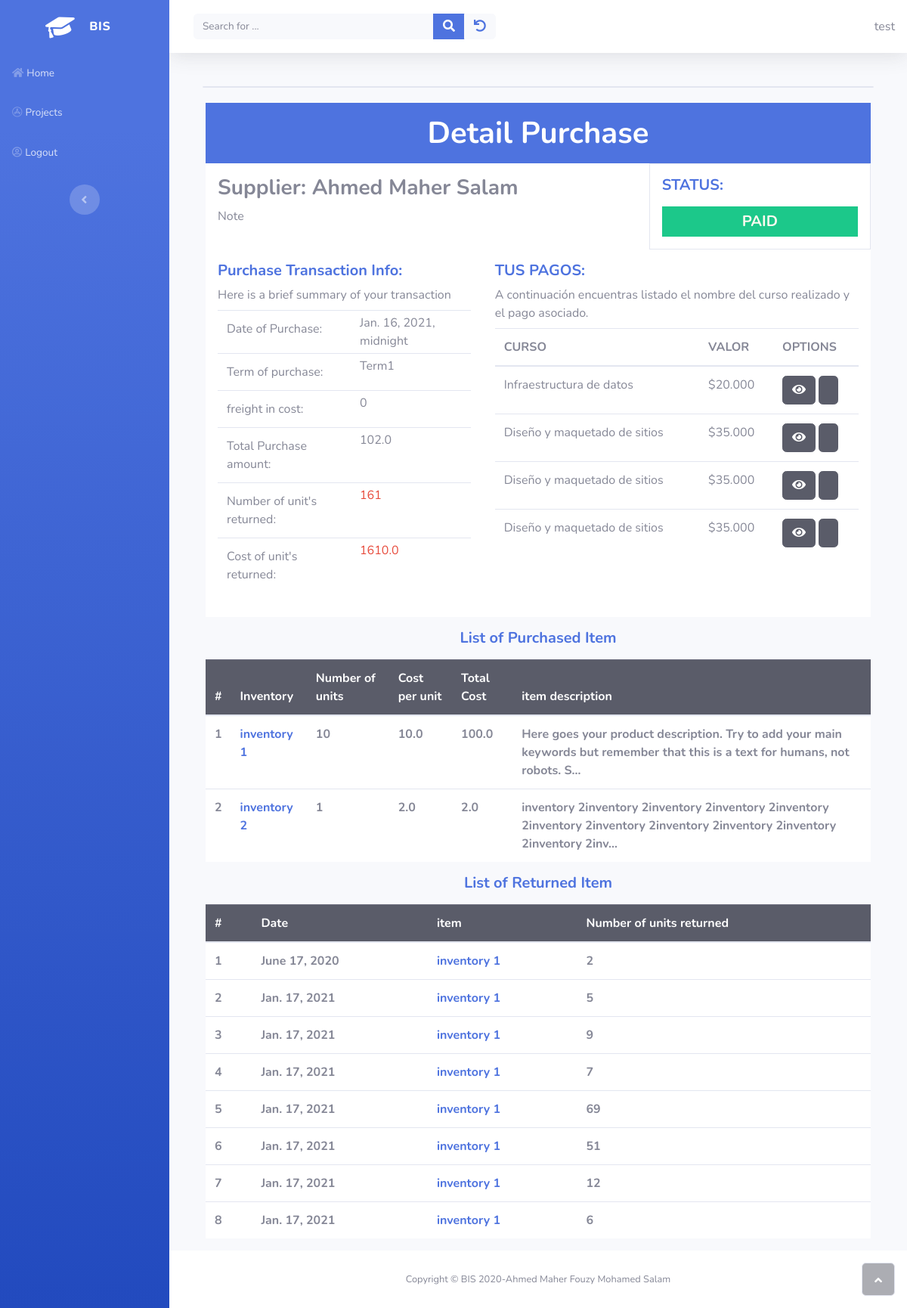
The page /inventory/detail_purchase/19 (signed in) on the database as committed earlier.
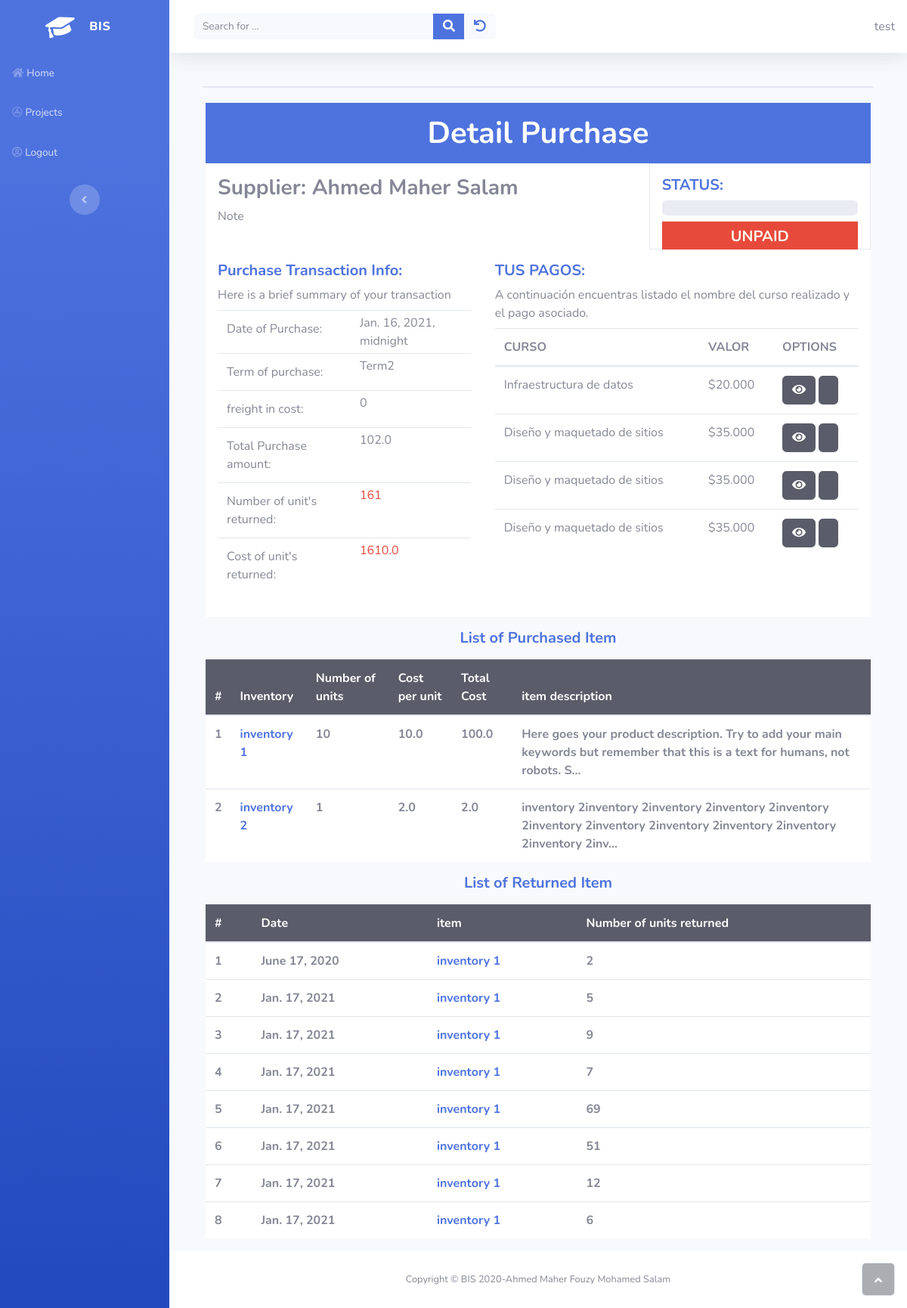
The same page on the database as committed later.
### inventory/models.py (models this page shows, shortened)
class PurchaseInventory(models.Model):
    owner = models.ForeignKey(get_user_model(), on_delete=models.CASCADE)
    num = models.IntegerField()
    purchase_date = models.DateTimeField()
    due_date = models.DateField(
        help_text="optional if you want to specify it by yourself",
        null = True ,
        blank = True,
    )
    supplier = models.ForeignKey(Supplier, on_delete=models.CASCADE)
    term = models.ForeignKey(PaymentSalesTerm, on_delete=models.CASCADE)
    frieght_in = models.FloatField(default=0)
    objects = models.Manager() # the default_managers
    purchases = PurchaseManager()
    def check_status(self):
        if self.term.terms == 0:
            return "PAID"
        else:
            return  "UNPAID"
    @property
    def num_cost_of_returned_inventory(self) -> tuple:
        cost_of_returned_inventory = 0
        total_returned = 0
        for inventory_price in self.inventoryprice_set.all():
            cost_per_unit = inventory_price.cost_per_unit
            for inventory_return in inventory_price.inventoryreturn_set.all():
                total_cost = inventory_return.num_returned * cost_per_unit
                total_returned += inventory_return.num_returned
                cost_of_returned_inventory += total_cost
        return total_returned , cost_of_returned_inventory
    @property
    def total_amount(self) -> float:
        query = self.inventoryprice_set.annotate(
                    total_cost=ExpressionWrapper(
                        F("cost_per_unit")*F("number_of_unit"), output_field=FloatField()
                        )).aggregate(total_amount=Sum("total_cost"))
        return query.get("total_amount" , 0)

class PaymentSalesTerm(models.Model):
    class Term(models.IntegerChoices):
        CASH = 0 , _("Pay CASH")
        ON_DEMAND = 1 , _("Cash On Demand")
        DAYS = 2, _("Due in number of days")
        END_OF_MONTH = 3,_("Due at the end of month")
        NEXT_MONTH = 4,_("Due on the next Month")
        OTHER = 5, _("let me specify the due date DD-MM-YYY")
    owner = models.ForeignKey(get_user_model(), on_delete=models.CASCADE)
    config = models.CharField(
        max_length=100,
        help_text="Specify name for this setting"
        )
    terms = models.IntegerField(choices=Term.choices , default=Term.CASH , blank=False)
    num_of_days_due = models.PositiveSmallIntegerField(
        help_text="in case of you want to specify number of days due"
    )
    discount_in_days = models.PositiveSmallIntegerField(
        validators=[MaxValueValidator(32)] ,
        null = True,
        blank = True
    )
    discount_percentage = models.FloatField(
        help_text="Enter discount like this 5%>>will be  5 not 0.05",
    )
    general_ledeger_account = models.ForeignKey(Accounts,on_delete=models.CASCADE)
    def __str__(self):
        return self.config

class InventoryPrice(models.Model):
    inventory = models.ForeignKey(Inventory, on_delete=models.CASCADE)
    cost_per_unit = models.FloatField()
    number_of_unit = models.PositiveIntegerField()
    purchase_inventory = models.ForeignKey(PurchaseInventory, on_delete=models.CASCADE)
    @property
    def total_cost(self):
        return self.cost_per_unit * self.number_of_unit

class InventoryReturn(models.Model):
    inventory_price = models.ForeignKey(InventoryPrice, on_delete=models.CASCADE)
    date = models.DateField()
    num_returned = models.PositiveIntegerField()

### suppliers/models.py (models this page shows)
class Supplier(models.Model):
    owner = models.ForeignKey(get_user_model(), on_delete=models.CASCADE)
    first_name  = models.CharField(max_length=50)
    last_name   = models.CharField(max_length=50)
    middle_name = models.CharField(max_length=50 , blank=True , null=True)
    @property
    def full_name(self):
        return '%s %s %s' % (self.first_name, self.middle_name , self.last_name)
    def __str__(self):
        return self.full_name

### inventory/views.py (the view)
# urls.py: path('detail_purchase/<int:pk>' , views.DetailPurchaseInventoryView.as_view() , name="detail_purchase") ,
class DetailPurchaseInventoryView(OwnerDetailView):
    model = PurchaseInventory
    template_name = "inventory/purchase_detail.html"

### home/owner.py (called while the page is built)
    def get_queryset(self):
        qs = super().get_queryset()
        return qs.filter(owner=self.request.user)

### inventory/models.py (called while the page is built)
    def __str__(self):
        return self.item_name

### inventory/templates/inventory/purchase_detail.html (shortened to what the changed rows need)
{% extends "home/base.html" %}
{% block content %}
    <div class="container" id="contentHistoriasOm">
        <section id="subirOm" class="pb-3">
            <div class="row p-0 m-0">
                <div class="col p-0 m-0">
                    <div class="row bg-white mx-auto">
                        <div class="col-12 p-0 m-0 bg-primary">
                            <h1 class="text-center text-white p-0 m-0 display-5 pt-3 pb-3"><strong>Detail Purchase</strong></h1>
                        </div>
                        <div class="col-12 col-sm-12 col-md-9 col-lg-9 col-xl-8 p-0 m-0 p-3 text-secondary">
                            <h3><strong> Supplier: {{ purchaseinventory.supplier }}</strong></h3>
                        </div>
                        <div class="col-lg-4 col-xl-4 p-0 m-0 p-3 mx-auto  border">
                                {% if purchaseinventory.check_status == "UNPAID" %}
                                    <div class="progress h-25">
                                    </div>
                                    <h5 class="text-primary p-0 m-0 pb-2 pt-2 mt-2 text-center bg-danger" style="color:floralwhite!important"><strong>UNPAID</strong><br></h5>
                                {% else %}
                                    <h5 class="text-primary p-0 m-0 pb-2 pt-2 mt-2 text-center bg-success" style="color:floralwhite!important"><strong>PAID</strong><br></h5>
                                {% endif %}
                        </div>
                    </div>
                </div>
            </div>
            <div class="row p-0 m-0">
                <div class="col-lg-4 col-xl-5 p-0 m-0 p-3 bg-info mx-auto" style="background-color:white!important">
                    <div class="table-responsive">
                        <table class="table">
                            <tbody>
                                <tr>
                                    <td>Date of Purchase:</td>
                                    <td class="p-0 m-0 p-1">{{ purchaseinventory.purchase_date }}</td>
                                </tr>
                                <tr>
                                    <td>Term of purchase:</td>
                                    <td class="p-0 m-0 p-1">{{ purchaseinventory.term }}</td>
                                </tr>
                                <tr>
                                    <td>Total Purchase amount:</td>
                                    <td class="p-0 m-0 p-1">{{ purchaseinventory.total_amount }}</td>
                                </tr>
                                {% if purchaseinventory.num_cost_of_returned_inventory.0 >= 1 %}
                                <tr>
                                    <td>Number of unit's returned:</td>
                                    <td class="p-0 m-0 p-1 text-danger">{{ purchaseinventory.num_cost_of_returned_inventory.0 }}</td>
                                </tr>
                                  <tr>
                                    <td>Cost of unit's returned:</td>
                                    <td class="p-0 m-0 p-1 text-danger">{{ purchaseinventory.num_cost_of_returned_inventory.1 }}</td>
                                </tr>
                                {% endif %}
                            </tbody>
                        </table>
                    </div>
                </div>
                <div class="col-lg-4 col-xl-7 p-0 m-0 p-3 bg-info mx-auto" style="background-color:white!important">
                    <div class="table-responsive">
                        <table class="table">
                            <thead>
                                <tr>
                                    <th>CURSO</th>
                                    <th>VALOR</th>
                                    <th>OPTIONS</th>
                                </tr>
                            </thead>
                        </table>
                    </div>
                </div>
            </div>
        </section>
        <section >
            <div>
                <table class="table">
                    <thead class="table-dark">
                        <tr>
                            <th>#</th>
                            <th>Inventory</th>
                            <th>Number of units</th>
                            <th>Cost per unit </th>
                            <th>Total Cost </th>
                            <th>item description </th>
                        </tr>
                    </thead>
                </table>
            </div>
        </section>
         {% if  purchaseinventory.num_cost_of_returned_inventory.0 >= 1 %}
         <section >
            <div>
                <table class="table">
                    <thead class="table-dark">
                        <tr>
                            <th>#</th>
                            <th>Date</th>
                            <th>item</th>
                            <th>Number of units returned </th>
                        </tr>
                    </thead>
                </table>
            </div>
        </section>
        {% endif %}
    </div>
{% endblock %}

Rows that differ between the two databases and show on the page:
changed PurchaseInventory "Ahmed Maher Salam": term_id 1 → 2 (drawn); term "Term1" → "Term2"
Other text that changed with them:
text no longer shown: "PAID"
text now shown: "UNPAID"
